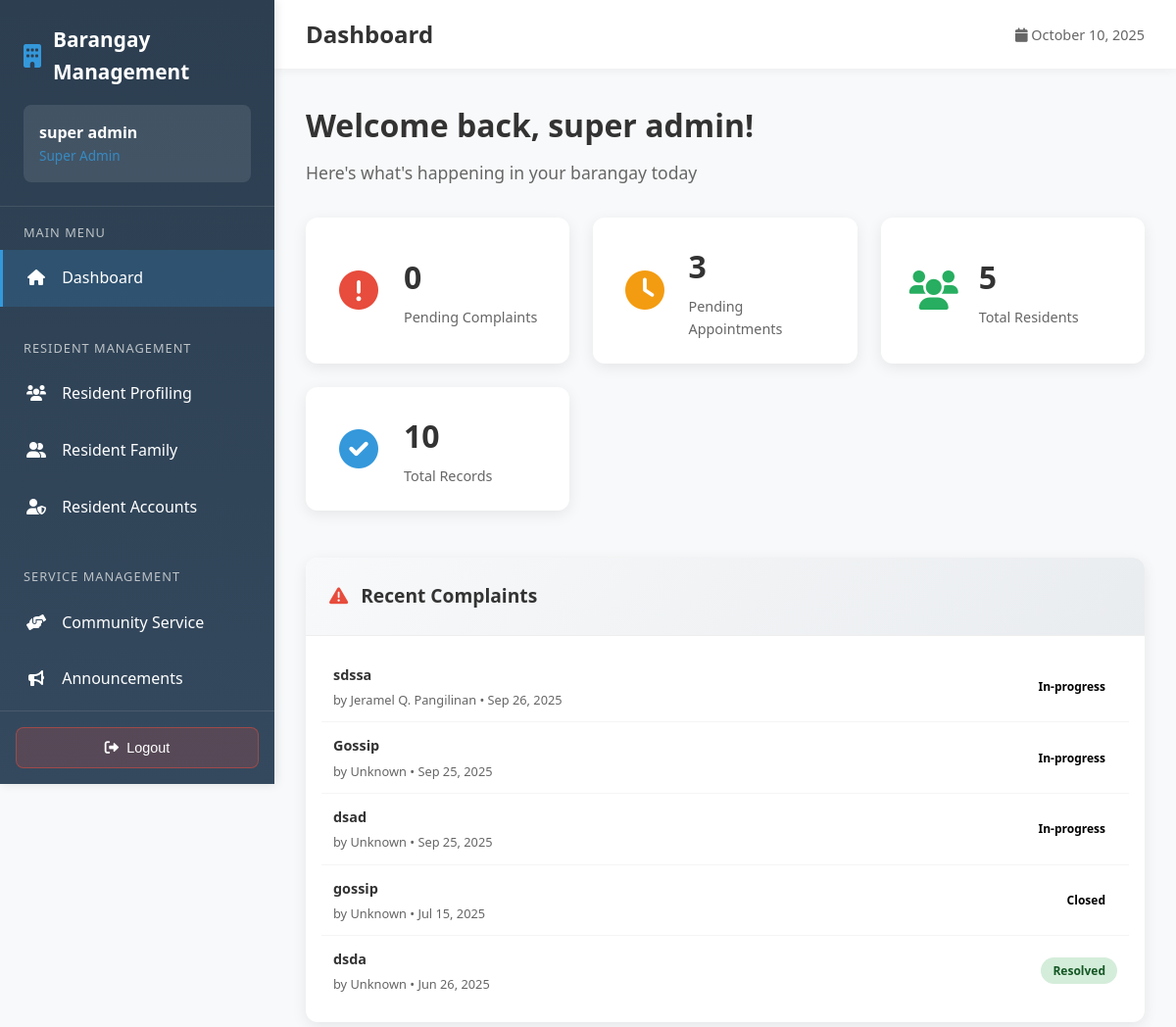
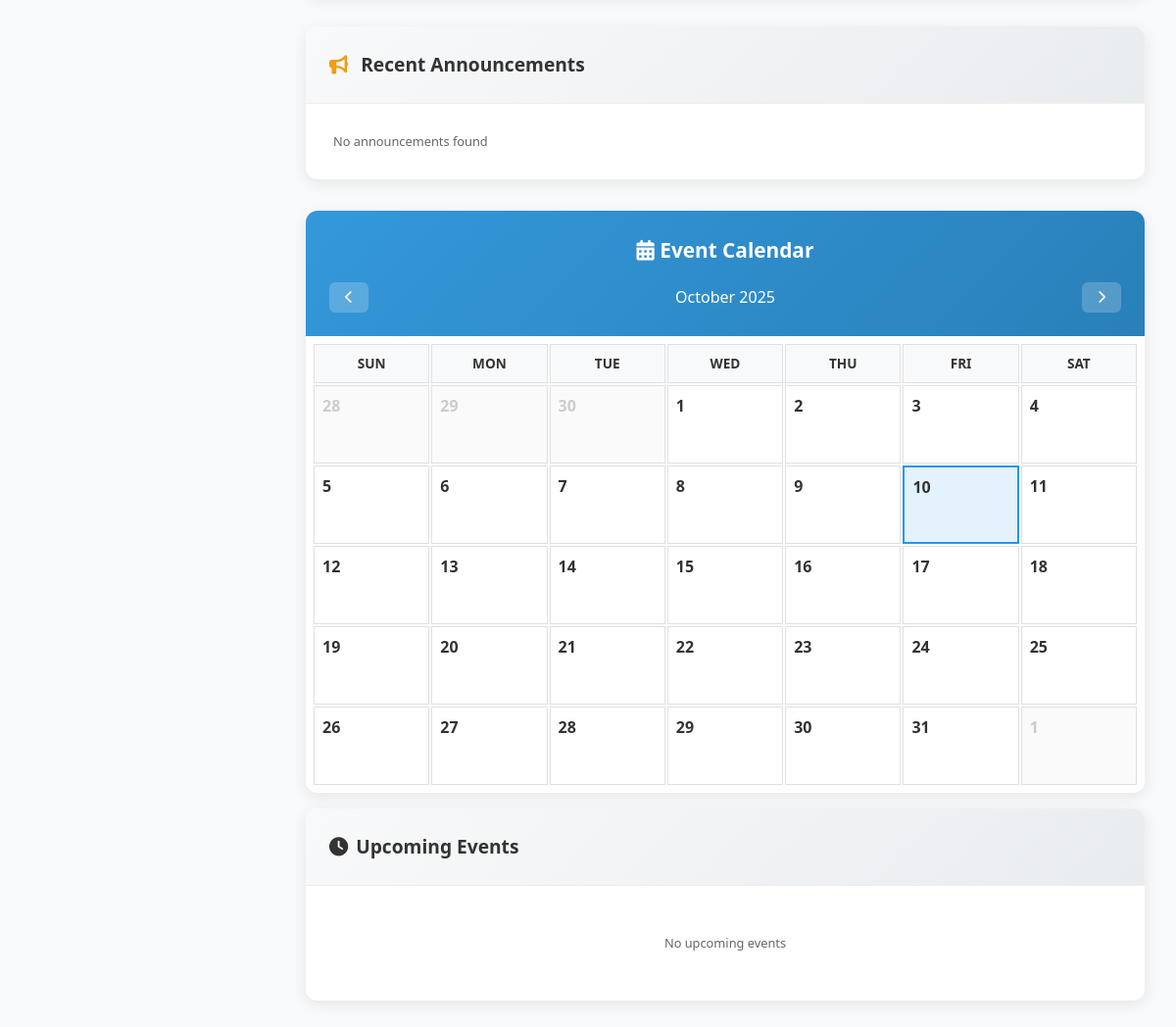
The page /employee/admin/dashboard.php (signed in) on the database its author committed (2 pictures, top to bottom).
### tables this page shows
CREATE TABLE `complaints` (
  `id` int(11) NOT NULL,
  `nature_of_complaint` varchar(255) DEFAULT NULL,
  `description` text NOT NULL,
  `priority` enum('low','medium','high') NOT NULL DEFAULT 'medium',
  `status` enum('pending','in-progress','resolved','closed') NOT NULL DEFAULT 'pending',
  `resident_id` int(11) DEFAULT NULL,
  `complainant_name` varchar(255) DEFAULT NULL,
  `complainant_contact` varchar(20) DEFAULT NULL,
  `created_at` timestamp NOT NULL DEFAULT current_timestamp(),
  `updated_at` timestamp NOT NULL DEFAULT current_timestamp() ON UPDATE current_timestamp(),
  `defendant_resident_id` int(11) DEFAULT NULL,
  `defendant_name` varchar(255) DEFAULT NULL,
  `defendant_contact` varchar(20) DEFAULT NULL,
  `resolution` text DEFAULT NULL,
  `mediation_date` date DEFAULT NULL
);

CREATE TABLE `residents` (
  `id` int(11) NOT NULL,
  `first_name` varchar(100) NOT NULL,
  `middle_initial` varchar(1) DEFAULT NULL,
  `last_name` varchar(100) NOT NULL,
  `full_name` varchar(255) DEFAULT NULL,
  `suffix` varchar(50) DEFAULT NULL,
  `age` int(11) NOT NULL,
  `contact_number` varchar(20) NOT NULL,
  `zone` enum('Zone 1A','Zone 1B','Zone 2A','Zone 2B','Zone 3A','Zone 3B','Zone 4A','Zone 4B','Zone 5A','Zone 5B','Zone 6A','Zone 6B','Zone 7A','Zone 7B') NOT NULL DEFAULT 'Zone 1A',
  `email` varchar(100) DEFAULT NULL,
  `created_at` timestamp NOT NULL DEFAULT current_timestamp(),
  `updated_at` timestamp NOT NULL DEFAULT current_timestamp() ON UPDATE current_timestamp(),
  `photo_path` varchar(255) DEFAULT NULL,
  `face_descriptor` text DEFAULT NULL,
  `face_embedding` text DEFAULT NULL,
  `face_photo` longtext DEFAULT NULL,
  `liveness_verified` tinyint(1) DEFAULT 0,
  `total_volunteer_hours` decimal(6,1) DEFAULT 0.0,
  `total_volunteer_events` int(11) DEFAULT 0,
  `last_volunteer_date` date DEFAULT NULL,
  `volunteer_status` enum('inactive','active','outstanding') DEFAULT 'inactive',
  `status` varchar(20) NOT NULL DEFAULT 'active'
);

### employee/admin/dashboard.php (the view, shortened to what the rows shown need)
<?php
require_once '../../config.php';
$recent_complaints_query = "SELECT c.*, r.full_name FROM complaints c
                          LEFT JOIN residents r ON c.resident_id = r.id
                          ORDER BY c.created_at DESC LIMIT 5";
$recent_complaints = mysqli_query($connection, $recent_complaints_query);
?>
<!DOCTYPE html>
<html lang="en">
<head>
    <link href="https://cdnjs.cloudflare.com/ajax/libs/font-awesome/6.0.0/css/all.min.css" rel="stylesheet">
</head>
<body>
    <div class="main-content">
        <div class="top-bar">
            <h1 class="page-title">Dashboard</h1>
        </div>
        <div class="content-area">
            <div class="dashboard-header">
                <h1 class="dashboard-title">Welcome back, <?php echo $_SESSION['full_name']; ?>!</h1>
            </div>
            <div class="dashboard-layout">
                <div class="left-section">
                    <div class="recent-activities">
                        <div class="recent-card">
                            <div class="recent-list">
                                <?php if (mysqli_num_rows($recent_complaints) > 0): ?>
                                    <?php while ($complaint = mysqli_fetch_assoc($recent_complaints)): ?>
                                        <div class="recent-item">
                                            <div class="recent-info">
                                                <h4><?php echo htmlspecialchars($complaint['nature_of_complaint']); ?></h4>
                                                <p>by <?php echo htmlspecialchars($complaint['full_name'] ?? 'Unknown'); ?> • <?php echo date('M j, Y', strtotime($complaint['created_at'])); ?></p>
                                            </div>
                                            <span class="status-badge status-<?php echo $complaint['status']; ?>">
                                                <?php echo ucfirst($complaint['status']); ?>
                                            </span>
                                        </div>
                                    <?php endwhile; ?>
                                <?php endif; ?>
                            </div>
                        </div>
                    </div>
                </div>
            </div>
        </div>
    </div>
</body>
</html>

### rows shown on the page
complaints: nature_of_complaint "sdssa", resident.full_name "Jeramel Q. Pangilinan", created_at "Sep 26, 2025", status "In-progress"
complaints: nature_of_complaint "Gossip", full_name "Unknown", created_at "Sep 25, 2025", status "In-progress"
complaints: nature_of_complaint "dsad", full_name "Unknown", created_at "Sep 25, 2025", status "In-progress"
complaints: nature_of_complaint "gossip", full_name "Unknown", created_at "Jul 15, 2025", status "Closed"
complaints: nature_of_complaint "dsda", full_name "Unknown", created_at "Jun 26, 2025", status "Resolved"

### other values the page prints
$_SESSION['full_name'] "super admin"
$stats['pending_complaints'] "0"
$stats['pending_appointments'] "3"
$stats['total_residents'] "5"
$stats['total_complaints'] + $stats['total_appointments'] "10"
